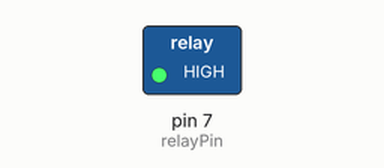
Recording of a sketch running on a simulated Arduino Uno, built with avr-gcc and run on an emulated ATmega328P. Parts: switched loads named in the sketch (green lamp = pin HIGH).

Above: at 1.5 s.
At 3.5 s:
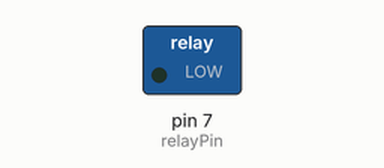
Timing chart, 0 to 5.2 s (numbered marks = the images above):
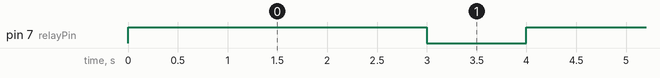

The sketch:

relay.ino
```cpp
 /********************************************
 * name:Relay Module
 * function: you may hear ticktock. That's the normally closed contact opened and the normally open contact closed.
 ********************************************/
/**********************************************/
const int relayPin =7; //the "s" of relay module attach to
/**********************************************/
void setup()
{
  pinMode(relayPin, OUTPUT); //initialize relay as an output
}
/***********************************************/
void loop()
{
  digitalWrite(relayPin, HIGH); //Close the relay
  delay(3000); //wait for 1 second - times when it's on - 1 second
  digitalWrite(relayPin, LOW); //disconnect the relay
  delay(1000); //wait for 1 second - times when it's off - 1 second
}
/*************************************************/
```

Measured:
- by itself, pin 7 (relayPin): alternates HIGH for 3.0 s and LOW for 1.0 s
